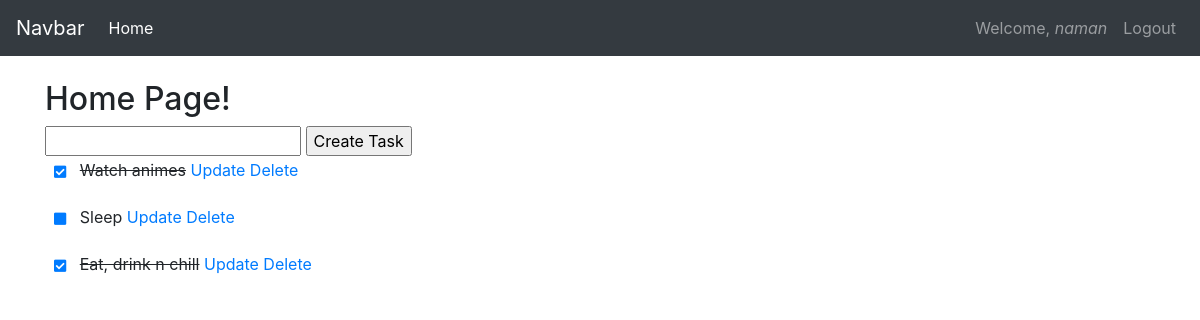
Page / (signed in) on the earlier database version.
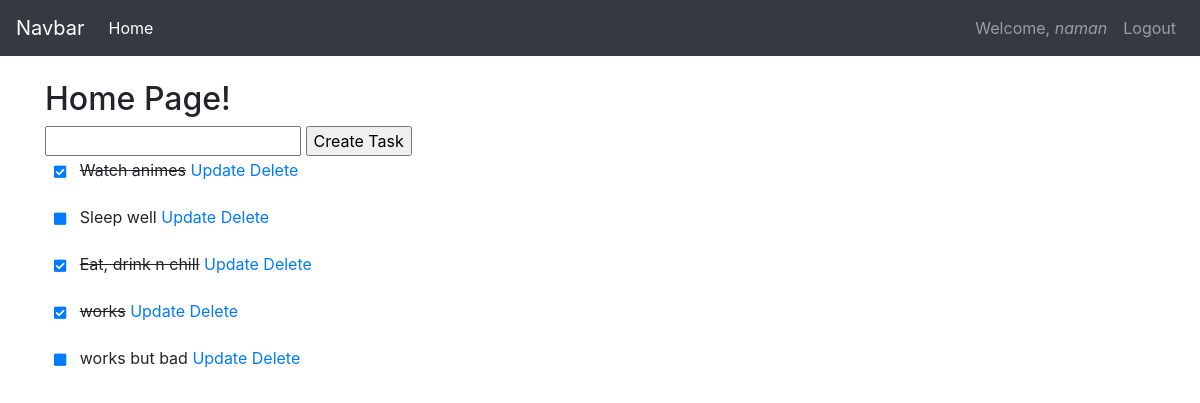
Same page on the later database version.
### task/models.py (models this page shows, shortened)
class Task(models.Model):
	title = models.CharField(max_length=150)
	complete = models.BooleanField(default=False)
	time = models.DateTimeField(auto_now_add=True)
	author = models.ForeignKey(User, on_delete=models.CASCADE)

### task/views.py (the view, shortened to what this page needs)
# urls.py: path('', TaskCreateView.as_view(), name='task-home'),
class TaskCreateView(LoginRequiredMixin, CreateView):
	model = Task
	fields = ['title']
	template_name = 'task/home.html'  # <app>/<model>_<viewtype>.html
	context_object_name = 'tasks'
	extra_context = {}
	def get_context_data(self, *args, **kwargs):
		extra_context = super(TaskCreateView, self).get_context_data(*args, **kwargs)
		extra_context['tasks'] = Task.objects.filter(author=self.request.user)
		return extra_context

### task/templates/task/home.html (shortened to what this page needs)
{% extends 'task/base.html' %}
{% block content %}
<h2>Home Page!</h2>
<form method="POST" action="/">
	{{ form.title }}
	<input type="submit" value="Create Task">
</form>
{% for task in tasks %}
<p>
	{% if task.complete == True %}
	<a href="{% url 'task-status' task.id %}" class="btn btn-sm" role="button"><i class="fas fa-check-square"></i></a>
	<s>{{ task.title }}</s>
	{% else %}
	<a href="{% url 'task-status' task.id %}" class="btn btn-sm" role="button"><i class="fas fa-square"></i></a>
	{{ task.title }}
	{% endif %}
	<a href="{% url 'task-update' task.id %}">Update</a>
	<a href="{% url 'task-delete' task.id %}">Delete</a>
</p>
{% endfor %}
{% endblock content %}

Differences in the rows shown:
changed Task: title "Sleep" → "Sleep well"
added Task: title "works"
added Task: title "works but bad"
